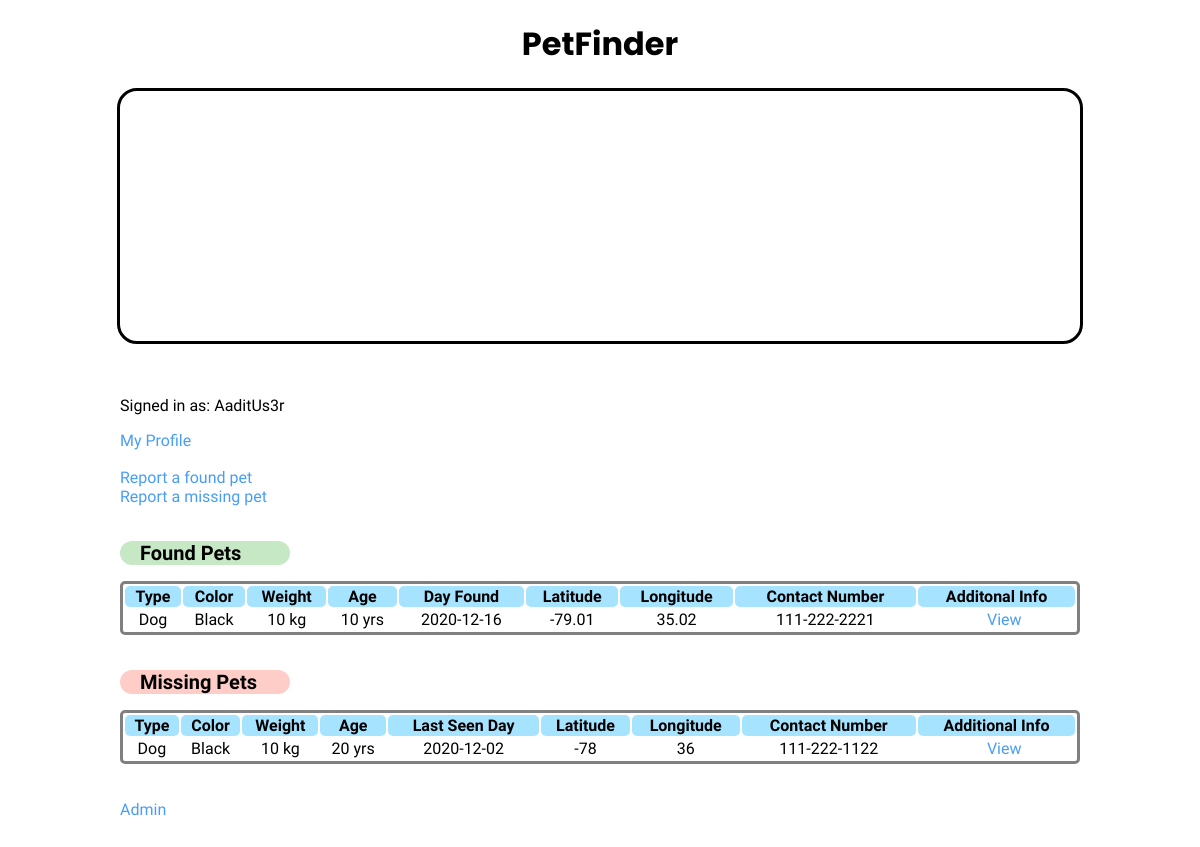
Page / (signed in) on the committed database.
### tables this page shows
CREATE TABLE `found` (
  `id` int(11) NOT NULL,
  `type` varchar(50) NOT NULL,
  `color` varchar(50) NOT NULL,
  `weight` varchar(10) DEFAULT NULL,
  `age` varchar(10) DEFAULT NULL,
  `day` date DEFAULT NULL,
  `lat` varchar(50) DEFAULT NULL,
  `lon` varchar(50) DEFAULT NULL,
  `contact` varchar(50) NOT NULL,
  `info` text DEFAULT NULL,
  `account_id` int(11) NOT NULL,
  `display` tinyint(1) NOT NULL
);

CREATE TABLE `missing` (
  `id` int(11) NOT NULL,
  `type` varchar(50) NOT NULL,
  `color` varchar(50) NOT NULL,
  `weight` varchar(10) DEFAULT NULL,
  `age` varchar(10) DEFAULT NULL,
  `day` date DEFAULT NULL,
  `lat` varchar(50) DEFAULT NULL,
  `lon` varchar(50) DEFAULT NULL,
  `contact` varchar(50) NOT NULL,
  `info` text DEFAULT NULL,
  `account_id` int(11) NOT NULL,
  `display` tinyint(1) NOT NULL
);

### index.php (the view, shortened to what this page needs)
<html lang="en">
<head>
  <link href='https://api.tiles.mapbox.com/mapbox-gl-js/v1.12.0/mapbox-gl.css' rel='stylesheet' />
</head>
<body>
  <h1> PetFinder </h1>
  <div id='map'></div>
  <?php
  require('config.php');
    $conn = new mysqli($servername, $username, $pwd, $db);
    $sql = "SELECT type, color, weight, age, day, lat, lon,
    contact, info, display FROM found WHERE display = 1";
    $result = $conn->query($sql);
    ?>
    <br>
    <br>
    <div class="report">
      <?php
      if(isset($_SESSION['username'])) {
        $displayName = $_SESSION['name'];
        echo '<p style="padding-left:10%;"> Signed in as: ' . $displayName . '</p>';
        echo'<a href="userProfile/myProfile.php"> My Profile </a> <br><br>';
      } else {
        echo '<p style="padding-left:10%;"> Not signed in </p>';
        echo '<a href="userAuth/loginForm.html"> Login </a><br>';
        echo '<a href="userAuth/signupForm.html"> Signup </a><br><br>';
      }
      ?>
      <a href="entryForms/foundForm.php"> Report a found pet </a> <br>
      <a href="entryForms/missingForm.php"> Report a missing pet </a> <br> <br>
    </div>
    <table class="table table-striped pet-table">
      <thead>
        <h2 class="found-field"> Found Pets </h2>
        <tr>
          <th>Type</th>
          <th>Color</th>
          <th>Weight</th>
          <th>Age</th>
          <th>Day Found</th>
          <th>Latitude</th>
          <th>Longitude</th>
          <th>Contact Number</th>
          <th>Additonal Info</th>
        </tr>
      </thead>
      <tbody>
        <?php
        if ($result->num_rows > 0)
        {
          while ($row = $result->fetch_assoc())
          {
            $type = $row["type"];
            $color = $row["color"];
            $weight = $row["weight"];
            $age = $row["age"];
            $day = $row["day"];
            $lat = $row["lat"];
            $lon = $row["lon"];
            $info = $row["info"];
            $contact = $row["contact"];
            $customURL = "moreInfo.php?type=$type&color=$color"
            . "&weight=$weight&age=$age&day=$day"
            . "&lat=$lat&lon=$lon&contact=$contact"
            . "&info=$info";
            echo "<tr><td>$type</td><td>$color</td><td>$weight kg</td><td>$age yrs</td><td>$day</td><td>$lat ".
            "</td><td>$lon</td><td>$contact</td><td><a href='$customURL'>View</a></td></tr>";
          }
        } else {
          echo "<p style='padding-left:10%;'> No entries </p>";
        }
        ?>
        <?php
          include 'config.php';
          $conn = new mysqli($servername, $username, $pwd, $db);
          $sql = "SELECT id, type, color, weight, age, day, lat, lon,
          contact, info, display FROM missing WHERE display = 1";
          $mresult = $conn->query($sql);
          ?>
          <table class="table table-striped pet-table">
            <thead>
              <br>
              <h2 class="missing-field"> Missing Pets </h2>
              <tr>
                <th>Type</th>
                <th>Color</th>
                <th>Weight</th>
                <th>Age</th>
                <th>Last Seen Day</th>
                <th>Latitude</th>
                <th>Longitude</th>
                <th>Contact Number</th>
                <th>Additional Info</th>
              </tr>
            </thead>
            <tbody>
              <?php
              if ($mresult->num_rows > 0)
              {
                while ($row = $mresult->fetch_assoc())
                {
                  $type = $row["type"];
                  $color = $row["color"];
                  $weight = $row["weight"];
                  $age = $row["age"];
                  $day = $row["day"];
                  $lat = $row["lat"];
                  $lon = $row["lon"];
                  $contact = $row["contact"];
                  $info = $row["info"];
                  $moreInfoURL = "moreInfo.php?type=$type&color=$color"
                  . "&weight=$weight&age=$age&day=$day"
                  . "&lat=$lat&lon=$lon&contact=$contact"
                  . "&info=$info";
                  echo "<tr><td>$type</td><td>$color</td><td>$weight kg</td><td>$age yrs</td><td>$day</td><td>$lat
                  </td><td>$lon</td><td>$contact</td><td><a href='$moreInfoURL'>View</a></td></tr>";
                }
              } else {
                echo "<p style='padding-left:10%;'> No entries </p>";
              }
              ?>
            </tbody>
          </table>
          <br> <br> <a href='admin/adminLogin.php'>Admin</a>
        </body>
        </html>

### index.php (style rules this page uses)
body { margin: 0; padding: 0; padding-bottom: 100px; }
h1 { font-family: 'Poppins', sans-serif; text-align: center; margin-top: 20px; margin-bottom: 20px; }
h2 { font-family: 'Assistant', sans-serif; margin-left: 10%; padding-left: 20px; font-size: 20px; }
a, a:visited, a:link, a:after { font-family: 'Assistant', sans-serif; padding-left: 10%; text-decoration: none; text-decoration: none; color: #489df7; }
td { text-align: center; }
p, td { font-family: 'Assistant', sans-serif; }
th { font-family: 'Assistant', sans-serif; background-color: #a6e3ff; border-radius: 5px; }
#map { margin: auto; top: 0; bottom: 0; width: 80%; height: 250px; border-radius: 20px; border-style: solid; }
.pet-table { width: 80%; margin: auto; border-style: solid; border-radius: 5px; }
.missing-field { background-color: #ffcdc7; border-radius: 20px; width: 150px; }
.found-field { background-color: #C6E8C4; border-radius: 20px; width: 150px; }

### rows in the picture
found: type "Dog", color "Black", weight "10", age "10", day "2020-12-16", lat "-79.01", lon "35.02", contact "111-222-2221"
missing: type "Dog", color "Black", weight "10", age "20", day "2020-12-02", lat "-78", lon "36", contact "111-222-1122"

### other values in the picture
$displayName "AaditUs3r"
